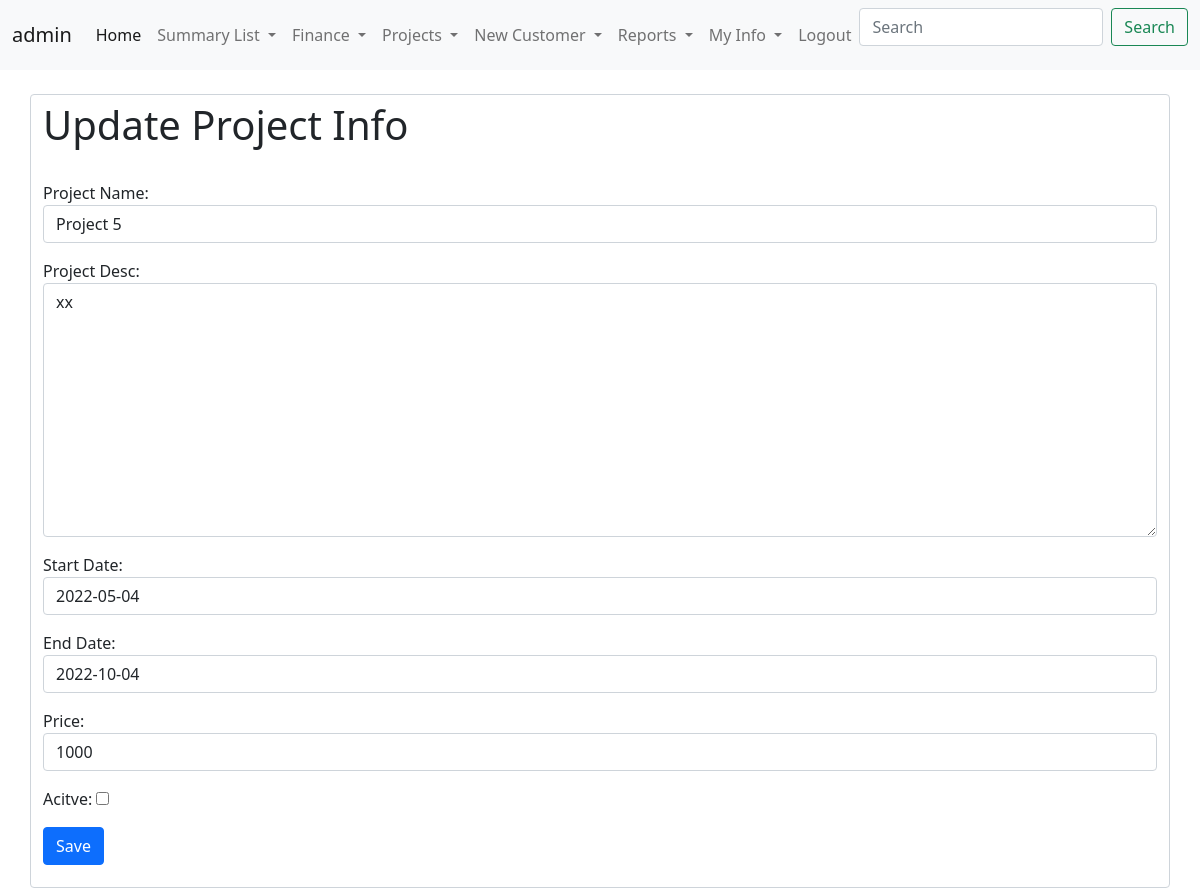
The page /updateProject/7 (signed in) on the database as committed earlier.
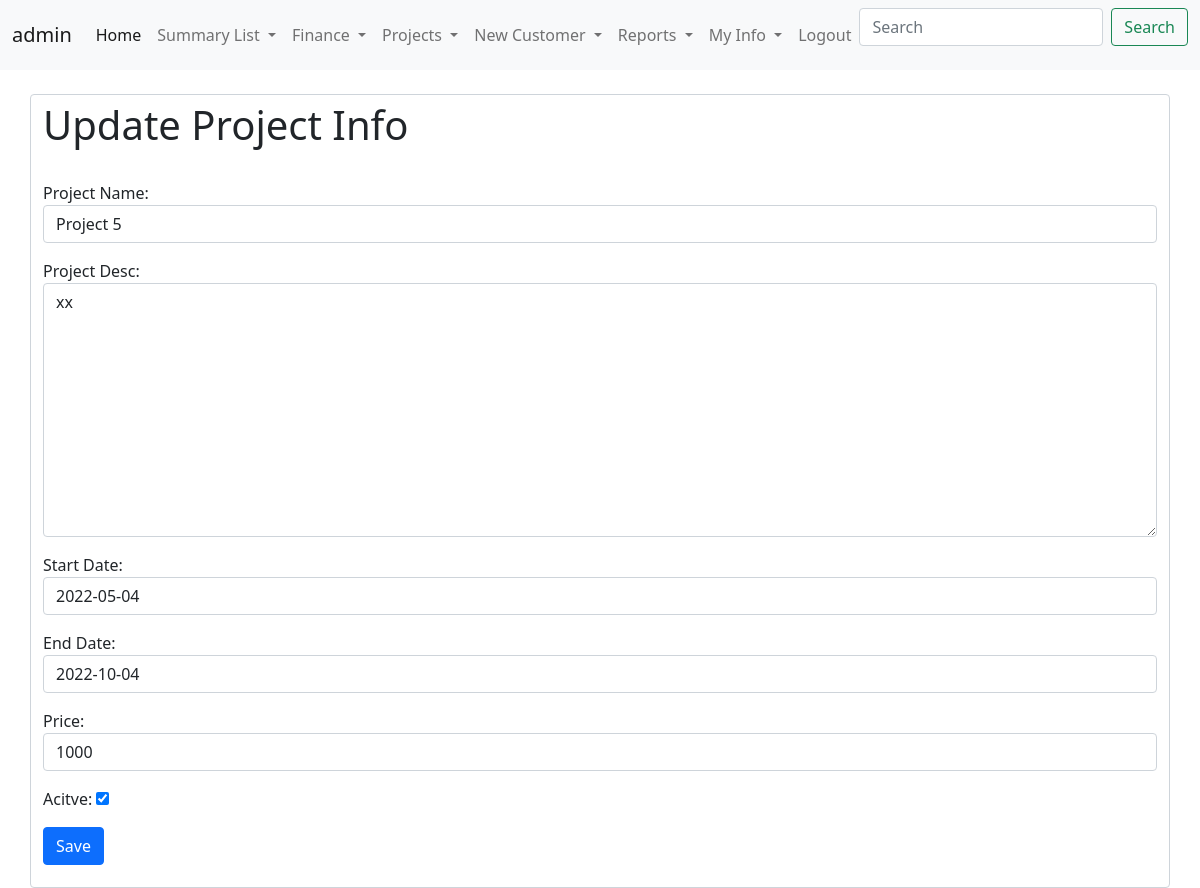
The same page on the database as committed later.
### CRM/models.py (models this page shows, shortened)
class ProjectInfoModel(models.Model):
    projectId = models.AutoField(primary_key=True)
    projectName = models.CharField(max_length=100 , unique=True)
    projectDesc =  models.CharField(max_length=300)
    startDate = models.DateField(default= datetime.now)
    endDate = models.DateField(blank=True, null=True)
    price = models.IntegerField()
    active = models.BooleanField(default=True)
    createdBy = models.ForeignKey(User, on_delete=models.CASCADE)
    GA1 = models.CharField(max_length=100 , blank=True, null=True)
    GA2 = models.CharField(max_length=100 , blank=True, null=True)
    GB1 = models.BooleanField(default=False , blank=True, null=True)
    GB2 = models.BooleanField(default=False , blank=True, null=True)
    GD1 = models.DateField(blank=True, null=True)
    GD2 = models.DateField(blank=True, null=True)

### CRM/views.py (the view)
# urls.py: path('updateProject/<int:pk>',views.updateProject.as_view() , name='updateProject'),
class updateProject(LoginRequiredMixin,UpdateView):
    template_name = 'CRM/NewProject.html'
    form_class = projectInfoForm
    model = ProjectInfoModel
    success_url = '/ProjectsList'

### CRM/forms.py
class projectInfoForm(forms.ModelForm):
    class Meta:
        model = ProjectInfoModel
        fields = ('projectName','projectDesc','startDate','endDate','price','active')
        widgets = {
            'projectName' : forms.TextInput(attrs={'class':'form-control'} ),
            'projectDesc' : forms.Textarea(attrs={'class':'form-control'} ),
            'startDate' : forms.DateInput(format=('%Y-%m-%d'),attrs={'class':'form-control' , 'placeholder':'yyyy-mm-dd (2025-07-28)'} ),
            'endDate' : forms.DateInput(format=('%Y-%m-%d'),attrs={'class':'form-control' , 'placeholder':'yyyy-mm-dd (2025-07-28)'} ),
            'price' : forms.NumberInput(attrs={'class':'form-control'}),
        }
        labels = {
            'projectName' : 'Project Name',
            'projectDesc' : 'Project Desc',
            'startDate' : 'Start Date',
            'endDate' : 'End Date',
            'price' : 'Price',
            'active' : 'Acitve',
        }

### CRM/templates/CRM/NewProject.html (shortened to what this page needs)
{% include 'CRM/base.html' %}
{% include 'CRM/navbar.html' %}
{% block content %}
<div class="col-md-6 container-sm form-control">
        {% if request.path == '/NewProject' %}
        <h1>Create New Project  </h1>
        {% else %}
        <h1>Update Project Info </h1>
        {% endif %}
        <br>
        <form method="post">
        {{ form.as_p }}
        <input class="btn btn-primary" type="submit" value="Save">
        </form>
</div>
{% endblock %}

Rows that differ between the two databases and show on the page:
changed ProjectInfoModel "Project 5": active "☐" → "☑"
